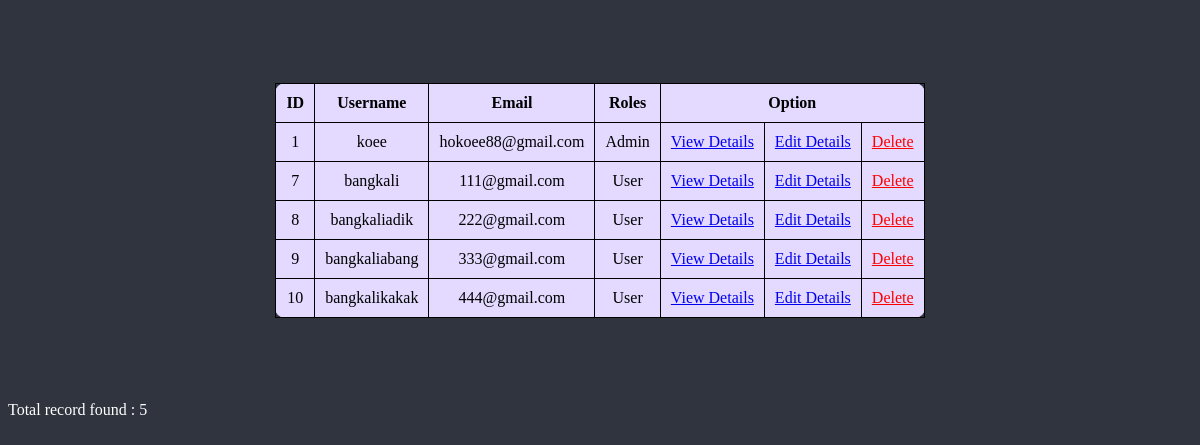
/admin/user_management.php (signed in), run on an earlier commit of the app's database.
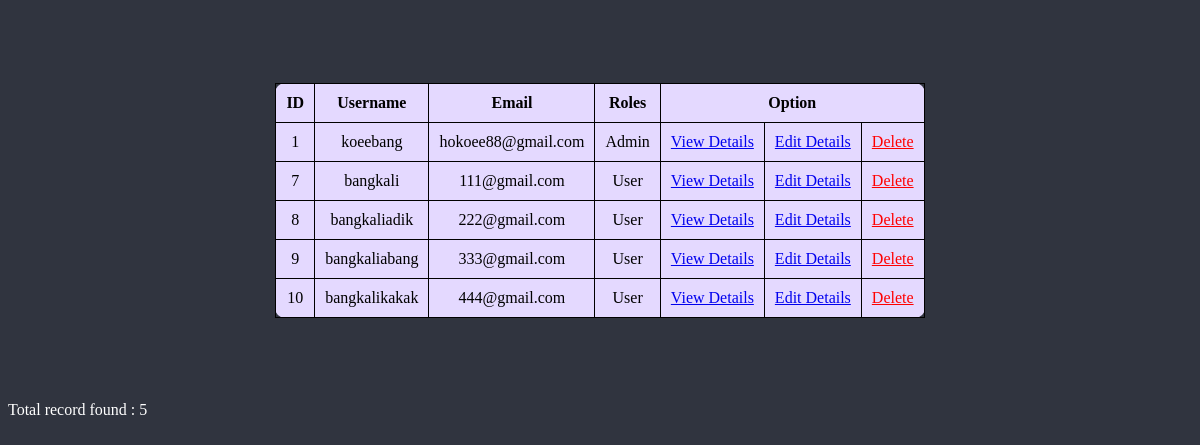
And on a later commit of the database.
### tables this page shows
CREATE TABLE `user` (
  `userID` int(10) NOT NULL,
  `userName` varchar(50) NOT NULL,
  `userEmail` varchar(50) NOT NULL,
  `userContact` varchar(11) NOT NULL,
  `userPassword` varchar(50) NOT NULL,
  `gender` varchar(10) NOT NULL,
  `dateOfBirth` date NOT NULL,
  `residentialAddress` varchar(200) NOT NULL,
  `userType` enum('User','Admin') NOT NULL DEFAULT 'User',
  `profilePicture` longblob DEFAULT NULL
);

### admin/user_management.php (the view, shortened to what this page needs)
<?php
	include("../database/connect.php");
?>
<!DOCTYPE html>
<html>
<head>
</head>
<body>
	<div class = "user-container">
		<table>
			<tr>
				<th>ID</th>
				<th>Username</th>
				<th>Email</th>
				<th>Roles</th>
				<th colspan="3">Option</th>
			</tr>
			<?php
			$result = mysqli_query($con,"select * from user");
			$numRow = mysqli_num_rows($result);
			while($row = mysqli_fetch_assoc($result))
			{
				$userid = $row['userID'];
			?>
			<tr>
				<td><?php echo $row['userID']?></td>
				<td><?php echo $row['userName']?></td>
				<td><?php echo $row['userEmail']?></td>
				<td><?php echo $row['userType']?></td>
				<td><a href="user_detail.php?id=<?php echo $userid;?>&pageset=true">View Details</a></td>
				<td><a href="user_detail_edit.php?id=<?php echo $userid;?>&pageedit=true">Edit Details</a></td>
				<td><a href="?id=<?php echo $userid;?>&pagedelete=true" onclick="confirmation()" style="color: red;">Delete</a></td>
			</tr>
			<?php
			}
			?>
		</table>
		<footer style="color: white;">Total record found : <?php echo $numRow?></footer>
	</div>
</body>
</html>

### admin/user_management.php (style rules this page uses)
body,html { background-color: #30343F; }
.user-container table,tr,th,td { border: 1px solid black; border-collapse: collapse; padding: 10px; border-radius: 10px; }
.user-container table { position: relative; margin: 7% auto; border-color: #30343F; padding: 10px; background-color: #E4D9FF; text-align: center; }

What changed in the data, as far as the page shows it:
changed user "hokoee88@gmail.com": userName "koee" → "koeebang"
